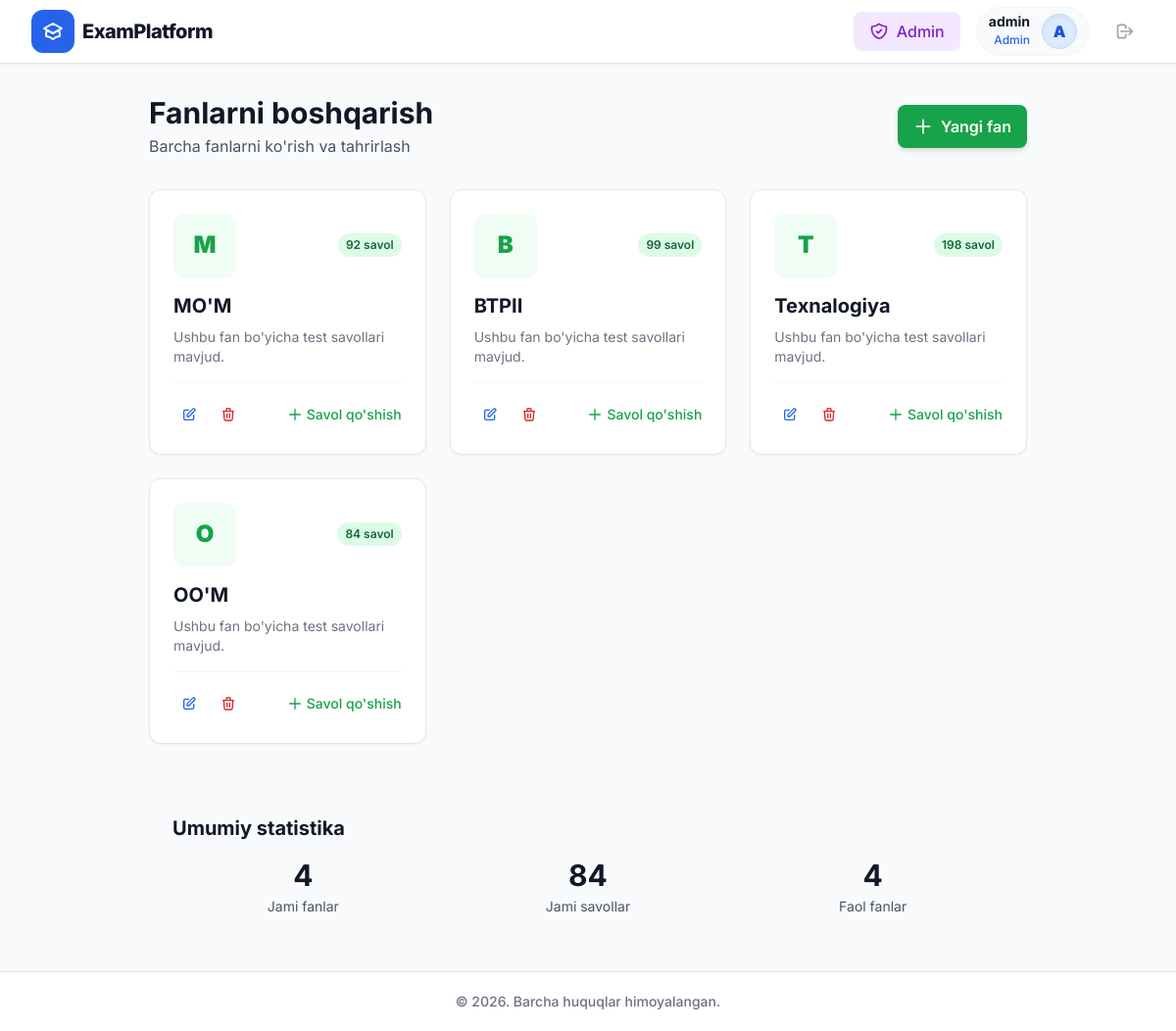
/dashboard/subjects/ (signed in), run on the app's committed database.
### quiz/models.py (models this page shows, shortened)
class Subject(models.Model):
    name = models.CharField(max_length=100, verbose_name="Fan nomi")
    description = models.TextField(verbose_name="Fan tavsifi", blank=True)

### quiz/views.py (the view)
# urls.py: path('dashboard/subjects/', views.SubjectListView.as_view(), name='subject_list'),
class SubjectListView(LoginRequiredMixin, AdminRequiredMixin, ListView):
    model = Subject
    template_name = 'subject_list.html'
    context_object_name = 'subjects'
    paginate_by = 20
    def get_queryset(self):
        return Subject.objects.order_by('-id')

### quiz/views.py (called while the page is built)
    def test_func(self):
        return self.request.user.is_superuser

### templates/subject_list.html (shortened to what this page needs)
{% extends 'base.html' %}
{% block content %}
<div class="max-w-4xl mx-auto">
    <div class="flex items-center justify-between mb-8">
        <div>
            <h1 class="text-3xl font-bold text-gray-900">Fanlarni boshqarish</h1>
            <p class="text-gray-600 mt-1">Barcha fanlarni ko'rish va tahrirlash</p>
        </div>
        <a href="{% url 'subject_add' %}" class="bg-green-600 hover:bg-green-700 text-white font-semibold py-2.5 px-4 rounded-lg transition duration-200 flex items-center gap-2 shadow-md">
            <svg class="w-5 h-5" fill="none" stroke="currentColor" viewBox="0 0 24 24">
                <path stroke-linecap="round" stroke-linejoin="round" stroke-width="2" d="M12 4v16m8-8H4"></path>
            </svg>
            Yangi fan
        </a>
    </div>
    <div class="grid grid-cols-1 md:grid-cols-2 lg:grid-cols-3 gap-6">
        {% for subject in subjects %}
        <div class="bg-white rounded-xl border border-gray-200 shadow-sm hover:shadow-lg transition-all duration-300 overflow-hidden group">
            <div class="p-6">
                <div class="flex items-center justify-between mb-4">
                    <div class="h-16 w-16 bg-green-50 text-green-600 rounded-xl flex items-center justify-center text-2xl font-black group-hover:bg-green-600 group-hover:text-white transition-colors duration-300 shadow-sm">
                        {{ subject.name|make_list|first|upper }}
                    </div>
                    <div class="flex items-center gap-1">
                        <span class="bg-green-100 text-green-800 text-xs font-semibold px-2 py-1 rounded-full">
                            {{ subject.question_set.count }} savol
                        </span>
                    </div>
                </div>
                <h3 class="text-xl font-bold text-gray-900 mb-2">{{ subject.name }}</h3>
                <p class="text-gray-500 text-sm line-clamp-3 mb-4">
                    {{ subject.description|default:"Ushbu fan bo'yicha test savollari mavjud." }}
                </p>
                <div class="flex items-center justify-between pt-4 border-t border-gray-100">
                    <div class="flex gap-2">
                        <a href="{% url 'subject_edit' subject.id %}" class="text-blue-600 hover:text-blue-700 p-2 rounded-lg hover:bg-blue-50 transition-colors" title="Tahrirlash">
                            <svg class="w-4 h-4" fill="none" stroke="currentColor" viewBox="0 0 24 24">
                                <path stroke-linecap="round" stroke-linejoin="round" stroke-width="2" d="M11 5H6a2 2 0 00-2 2v11a2 2 0 002 2h11a2 2 0 002-2v-5m-1.414-9.414a2 2 0 112.828 2.828L11.828 15H9v-2.828l8.586-8.586z"></path>
                            </svg>
                        </a>
                        <a href="{% url 'subject_delete' subject.id %}" class="text-red-600 hover:text-red-700 p-2 rounded-lg hover:bg-red-50 transition-colors" title="O'chirish">
                            <svg class="w-4 h-4" fill="none" stroke="currentColor" viewBox="0 0 24 24">
                                <path stroke-linecap="round" stroke-linejoin="round" stroke-width="2" d="M19 7l-.867 12.142A2 2 0 0116.138 21H7.862a2 2 0 01-1.995-1.858L5 7m5 4v6m4-6v6m1-10V4a1 1 0 00-1-1h-4a1 1 0 00-1 1v3M4 7h16"></path>
                            </svg>
                        </a>
                    </div>
                    <a href="{% url 'question_add' %}?subject={{ subject.id }}" class="text-green-600 hover:text-green-700 font-medium text-sm flex items-center gap-1">
                        <svg class="w-4 h-4" fill="none" stroke="currentColor" viewBox="0 0 24 24">
                            <path stroke-linecap="round" stroke-linejoin="round" stroke-width="2" d="M12 4v16m8-8H4"></path>
                        </svg>
                        Savol qo'shish
                    </a>
                </div>
            </div>
        </div>
        {% endfor %}
    </div>
    <div class="mt-12 bg-gray-50 rounded-xl p-6">
        <h2 class="text-xl font-bold text-gray-900 mb-4">Umumiy statistika</h2>
        <div class="grid grid-cols-1 md:grid-cols-3 gap-6">
            <div class="text-center">
                <div class="text-3xl font-bold text-gray-900">{{ subjects|length }}</div>
                <p class="text-sm text-gray-600 mt-1">Jami fanlar</p>
            </div>
            <div class="text-center">
                <div class="text-3xl font-bold text-gray-900">
                    {% for subject in subjects %}
                        {% if forloop.last %}{{ subject.question_set.count }}{% endif %}{% empty %}0{% endfor %}
                </div>
                <p class="text-sm text-gray-600 mt-1">Jami savollar</p>
            </div>
            <div class="text-center">
                <div class="text-3xl font-bold text-gray-900">
                    {% if subjects %}{{ subjects|length|add:0 }}{% else %}0{% endif %}
                </div>
                <p class="text-sm text-gray-600 mt-1">Faol fanlar</p>
            </div>
        </div>
    </div>
</div>
{% endblock %}

### templates/base.html (shortened to what this page needs)
{% load static %}
<!DOCTYPE html>
<html lang="uz">
<head>
    <script src="https://cdn.tailwindcss.com"></script>
    <link rel="stylesheet" href="{% static 'css/quiz.css' %}">
</head>
<body class="bg-gray-50 text-gray-800 antialiased flex flex-col min-h-screen">
    <nav class="bg-white shadow-sm border-b border-gray-200 sticky top-0 z-50">
        <div class="max-w-7xl mx-auto px-4 sm:px-6 lg:px-8">
            <div class="flex justify-between h-16">
                <div class="flex items-center">
                    <a href="{% url 'home' %}" class="flex items-center gap-2 group">
                        <div class="bg-blue-600 text-white p-2.5 rounded-xl group-hover:bg-blue-700 transition-smooth shadow-sm">
                        </div>
                        <span class="text-xl font-extrabold text-gray-900 tracking-tight group-hover:text-blue-700 transition-smooth">ExamPlatform</span>
                    </a>
                </div>
                <div class="flex items-center space-x-2 sm:space-x-4">
                    {% if user.is_authenticated %}
                    {% if user.is_superuser %}
                    <a href="{% url 'dashboard' %}" class="bg-purple-100 hover:bg-purple-200 text-purple-700 font-medium py-2 px-4 rounded-lg transition duration-200 flex items-center gap-2">
                        Admin
                    </a>
                    {% endif %}
                    <div class="flex items-center gap-3 bg-gray-50 py-1.5 px-3 rounded-full border border-gray-100">
                        <div class="hidden sm:block text-right">
                            <p class="text-sm font-bold text-gray-900 leading-none">{{ user.username }}</p>
                            <p class="text-xs text-blue-600 font-medium mt-1">{% if user.is_superuser %}Admin{% else %}O'quvchi{% endif %}</p>
                        </div>
                        <div class="h-9 w-9 rounded-full bg-blue-100 border border-blue-200 flex items-center justify-center text-blue-700 font-black shadow-inner">
                            {{ user.username|make_list|first|upper }}
                        </div>
                    </div>
                    <form method="POST" action="{% url 'logout' %}" class="inline m-0 p-0">
                        <button type="submit" class="text-gray-400 hover:text-red-600 hover:bg-red-50 p-2.5 rounded-xl transition-smooth" title="Tizimdan chiqish">
                            <svg class="w-5 h-5" fill="none" stroke="currentColor" viewBox="0 0 24 24">
                                <path stroke-linecap="round" stroke-linejoin="round" stroke-width="2" d="M17 16l4-4m0 0l-4-4m4 4H7m6 4v1a3 3 0 01-3 3H6a3 3 0 01-3-3V7a3 3 0 013-3h4a3 3 0 013 3v1"></path>
                            </svg>
                        </button>
                    </form>
                    {% endif %}
                </div>
            </div>
        </div>
    </nav>
    <main class="flex-grow max-w-7xl mx-auto px-4 sm:px-6 lg:px-8 py-8 w-full">
        {% block content %}
        {% endblock %}
    </main>
    <footer class="bg-white border-t border-gray-200 mt-auto">
        <div class="max-w-7xl mx-auto py-5 px-4 sm:px-6 lg:px-8">
            <p class="text-center text-sm font-medium text-gray-500">
                &copy; 2026. Barcha huquqlar himoyalangan.
            </p>
        </div>
    </footer>
</body>
</html>

### templates/base.html (style rules this page uses)
body { font-family: 'Inter', sans-serif; }
.transition-smooth { transition: all 0.3s cubic-bezier(0.4, 0, 0.2, 1); }

### data on the page
Subject: name|make_list "M", question_set.count "92", name "MO'M", description "Ushbu fan bo'yicha test savollari mavjud."
Subject: name|make_list "B", question_set.count "99", name "BTPII", description "Ushbu fan bo'yicha test savollari mavjud."
Subject: name|make_list "T", question_set.count "198", name "Texnalogiya", description "Ushbu fan bo'yicha test savollari mavjud."
Subject: name|make_list "O", question_set.count "84", name "OO'M", description "Ushbu fan bo'yicha test savollari mavjud."

### other printed values
{{ user.username }} "admin"
{{ user.username|make_list|first|upper }} "A"
{{ subjects|length }} "4"
{{ subjects|length|add:0 }} "4"
